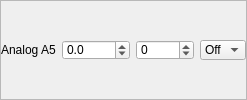
                 <widget class="QFrame" name="frmAnalog1">
                  <property name="frameShape">
                   <enum>QFrame::Shape::StyledPanel</enum>
                  </property>
                  <property name="frameShadow">
                   <enum>QFrame::Shadow::Raised</enum>
                  </property>
                  <layout class="QHBoxLayout" name="horizontalLayout_8">
                   <property name="spacing">
                    <number>6</number>
                   </property>
                   <property name="leftMargin">
                    <number>0</number>
                   </property>
                   <property name="topMargin">
                    <number>0</number>
                   </property>
                   <property name="rightMargin">
                    <number>0</number>
                   </property>
                   <property name="bottomMargin">
                    <number>0</number>
                   </property>
                   <item>
                    <widget class="QLabel" name="lblAn5">
                     <property name="sizePolicy">
                      <sizepolicy hsizetype="Maximum" vsizetype="Preferred">
                       <horstretch>0</horstretch>
                       <verstretch>0</verstretch>
                      </sizepolicy>
                     </property>
                     <property name="minimumSize">
                      <size>
                       <width>0</width>
                       <height>20</height>
                      </size>
                     </property>
                     <property name="maximumSize">
                      <size>
                       <width>16777215</width>
                       <height>20</height>
                      </size>
                     </property>
                     <property name="text">
                      <string>Analog A5</string>
                     </property>
                    </widget>
                   </item>
                   <item>
                    <widget class="QDoubleSpinBox" name="spnA1Gain">
                     <property name="minimumSize">
                      <size>
                       <width>0</width>
                       <height>20</height>
                      </size>
                     </property>
                     <property name="maximumSize">
                      <size>
                       <width>16777215</width>
                       <height>20</height>
                      </size>
                     </property>
                     <property name="decimals">
                      <number>1</number>
                     </property>
                     <property name="minimum">
                      <double>-3000.000000000000000</double>
                     </property>
                     <property name="maximum">
                      <double>3000.000000000000000</double>
                     </property>
                    </widget>
                   </item>
                   <item>
                    <widget class="QSpinBox" name="spnA1Off">
                     <property name="minimumSize">
                      <size>
                       <width>0</width>
                       <height>20</height>
                      </size>
                     </property>
                     <property name="maximumSize">
                      <size>
                       <width>16777215</width>
                       <height>20</height>
                      </size>
                     </property>
                     <property name="minimum">
                      <number>-2048</number>
                     </property>
                     <property name="maximum">
                      <number>2048</number>
                     </property>
                    </widget>
                   </item>
                   <item>
                    <widget class="QComboBox" name="cmbA1Ch">
                     <property name="sizePolicy">
                      <sizepolicy hsizetype="Maximum" vsizetype="Fixed">
                       <horstretch>0</horstretch>
                       <verstretch>0</verstretch>
                      </sizepolicy>
                     </property>
                     <property name="minimumSize">
                      <size>
                       <width>0</width>
                       <height>20</height>
                      </size>
                     </property>
                     <property name="maximumSize">
                      <size>
                       <width>16777215</width>
                       <height>20</height>
                      </size>
                     </property>
                     <item>
                      <property name="text">
                       <string>Off</string>
                      </property>
                     </item>
                     <item>
                      <property name="text">
                       <string>1</string>
                      </property>
                     </item>
                     <item>
                      <property name="text">
                       <string>2</string>
                      </property>
                     </item>
                     <item>
                      <property name="text">
                       <string>3</string>
                      </property>
                     </item>
                     <item>
                      <property name="text">
                       <string>4</string>
                      </property>
                     </item>
                     <item>
                      <property name="text">
                       <string>5</string>
                      </property>
                     </item>
                     <item>
                      <property name="text">
                       <string>6</string>
                      </property>
                     </item>
                     <item>
                      <property name="text">
                       <string>7</string>
                      </property>
                     </item>
                     <item>
                      <property name="text">
                       <string>8</string>
                      </property>
                     </item>
                     <item>
                      <property name="text">
                       <string>9</string>
                      </property>
                     </item>
                     <item>
                      <property name="text">
                       <string>10</string>
                      </property>
                     </item>
                     <item>
                      <property name="text">
                       <string>11</string>
                      </property>
                     </item>
                     <item>
                      <property name="text">
                       <string>12</string>
                      </property>
                     </item>
                     <item>
                      <property name="text">
                       <string>13</string>
                      </property>
                     </item>
                     <item>
                      <property name="text">
                       <string>14</string>
                      </property>
                     </item>
                     <item>
                      <property name="text">
                       <string>15</string>
                      </property>
                     </item>
                     <item>
                      <property name="text">
                       <string>16</string>
                      </property>
                     </item>
                    </widget>
                   </item>
                  </layout>
                 </widget>
